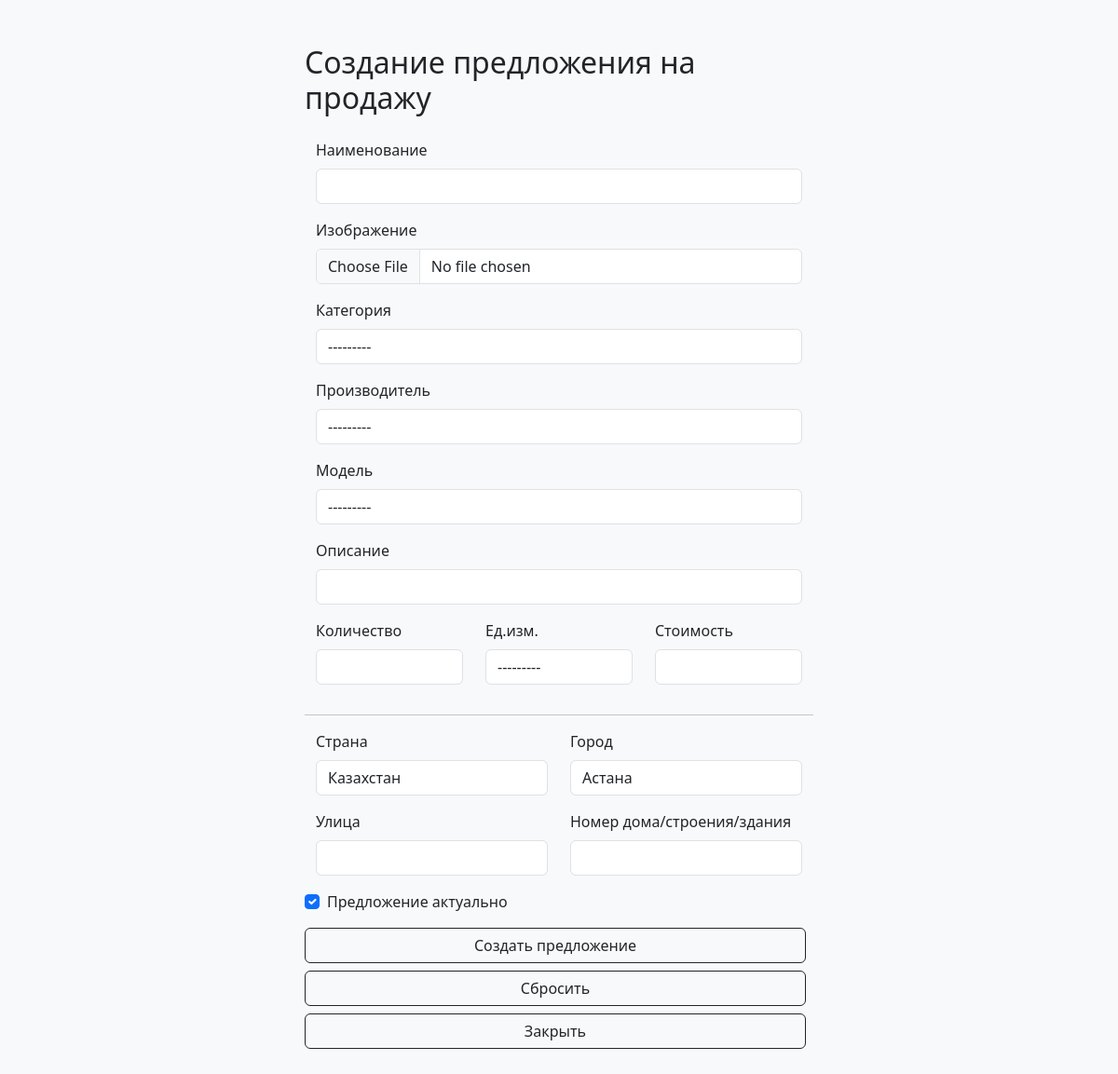
/create_offer (signed in), run on an earlier commit of the app's database.
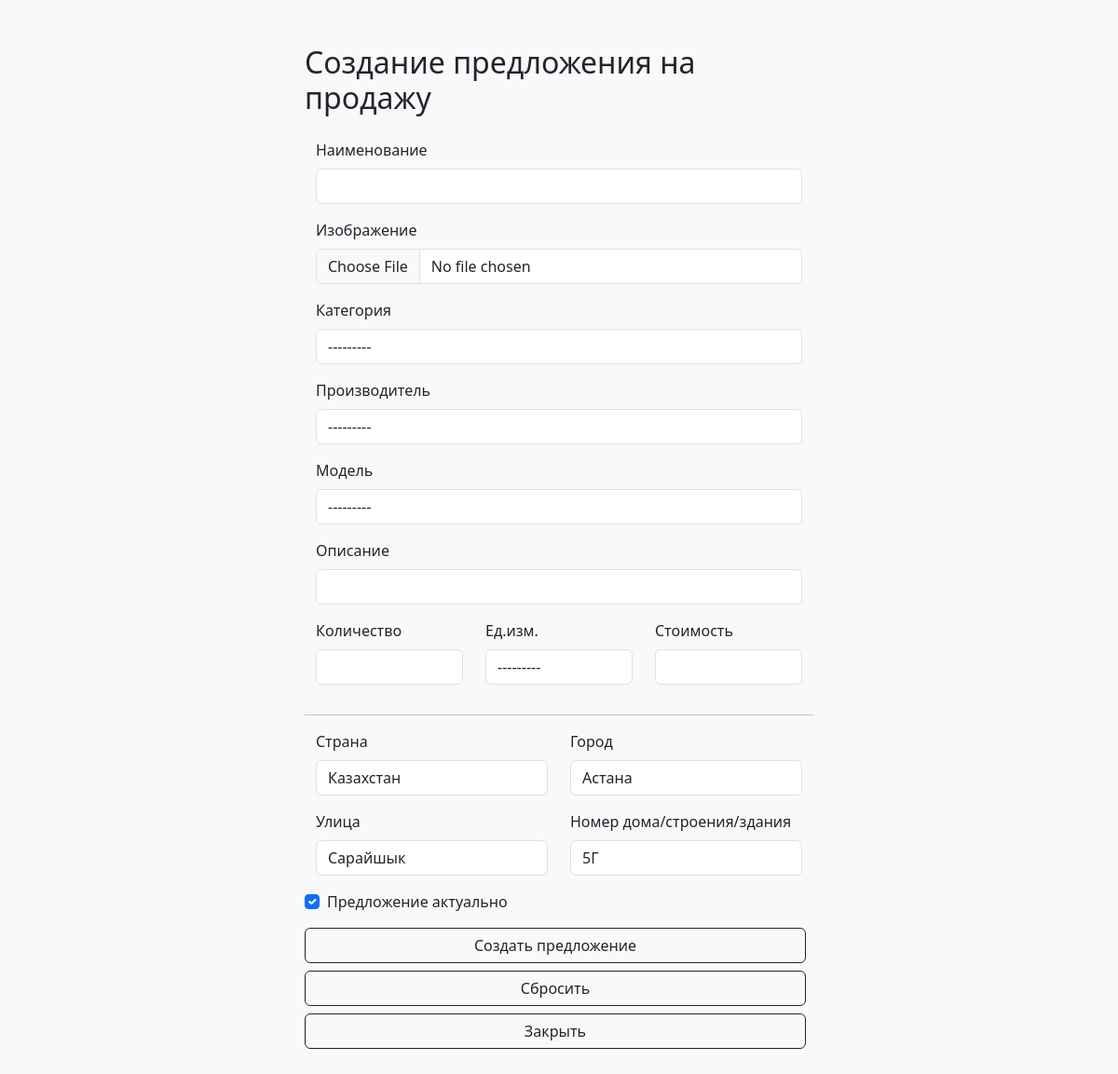
And on a later commit of the database.
### main/models.py (models this page shows, shortened)
class CustomUser(AbstractBaseUser, PermissionsMixin):
    iin = models.CharField(max_length=12, unique=True)
    first_name = models.CharField(max_length=64)
    last_name = models.CharField(max_length=64)
    email = models.EmailField(max_length=128)
    country = models.CharField(max_length=64)
    city = models.CharField(max_length=64)
    street = models.CharField(max_length=64)
    home_number = models.CharField(max_length=64)
    phone_regex = RegexValidator(
        regex=r'^\+?1?\d{11}$',
        message='Номер телефона должен быть в международном формате: +77011234567'
    )
    phone = models.CharField(validators=[phone_regex], max_length=12)
    avatar = models.ImageField(upload_to='profile_photo', default='img/default_avatar.jpg')
    is_active = models.BooleanField(default=True)
    is_staff = models.BooleanField(default=False)
    date_joined = models.DateTimeField(default=timezone.now)
    class Meta:
        verbose_name = 'Пользователь'
        verbose_name_plural = 'Пользователи'
    USERNAME_FIELD = 'iin'
    REQUIRED_FIELDS = []
    objects = CustomUserManager()

### main/views.py (the view)
# urls.py: path('create_offer', createOfferView, name='offer_create_url'),
@login_required
def createOfferView(request):
    categories = Category.objects.all()
    manufactuter = Manufacturer.objects.all()
    offer_model = OfferModel.objects.all()
    unit = Unit.objects.all()
    if request.method == 'POST':
        form = OfferSaleCreationForm(request.POST)
        if form.is_valid():
            offer = form.save(commit=False)
            offer.salesman = request.user
            form.save()
            return redirect('cabinet_url')
    else:
        form = OfferSaleCreationForm()
    context = {
        'form': form,
        'categories': categories,
        'manufacturer': manufactuter,
        'offer_model': offer_model,
        'unit': unit,
        }
    return render(request, 'offer_create.html', context)

### main/forms.py
class OfferSaleCreationForm(forms.ModelForm):
    class Meta:
        model = OfferSale
        fields = ['title', 'image', 'category', 'description', 'manufacturer', 'offer_model', 'amount', 'unit', 'price', 'in_active', 'country', 'city', 'street', 'home_number']

### main/context_processors.py (called while the page is built)
def current_year(request):
    return {'current_year': datetime.datetime.now().year}

### main/models.py (called while the page is built)
    def __str__(self):
        return self.name

    def __str__(self):
        return self.name

    def __str__(self):
        return self.name

    def __str__(self):
        return self.name

### templates/offer_create.html (shortened to what the changed rows need)
{% load static %}
<!DOCTYPE html>
<html lang="en">
<head>
    <link rel="stylesheet" href="https://cdn.jsdelivr.net/npm/bootstrap@5.3.0/dist/css/bootstrap.min.css">
</head>
<body>
    <div class="container mt-5">
    <div class="row justify-content-center">
        <div class="col-md-6">
        <h2 class="mb-4">Создание предложения на продажу</h2>
        <form method="post">
            <div class="container">
                <div class="row">
                    <div class="col-md-6 mb-3">
                        <label for="country" class="form-label">Страна</label>
                        <input type="text" class="form-control" id="country" name="country" maxlength="64" value="{{ user.country }}">
                    </div>
                    <div class="col-md-6 mb-3">
                        <label for="city" class="form-label">Город</label>
                        <input type="text" class="form-control" id="city" name="city" maxlength="64" value="{{ user.city }}">
                    </div>
                    <div class="col-md-6 mb-3">
                        <label for="street" class="form-label">Улица</label>
                        <input type="text" class="form-control" id="street" name="street" maxlength="64" value="{{ user.street }}">
                    </div>
                    <div class="col-md-6 mb-3">
                        <label for="home_number" class="form-label">Номер дома/строения/здания</label>
                        <input type="text" class="form-control" id="home_number" name="home_number" maxlength="64" value="{{ user.home_number }}">
                    </div>
                </div>
            </div>
        </form>
        </div>
    </div>
    </div>
</body>
</html>

What changed in the data, as far as the page shows it:
changed CustomUser "Казахстан": street (not shown) → "Сарайшык"; home_number (not shown) → "5Г"
